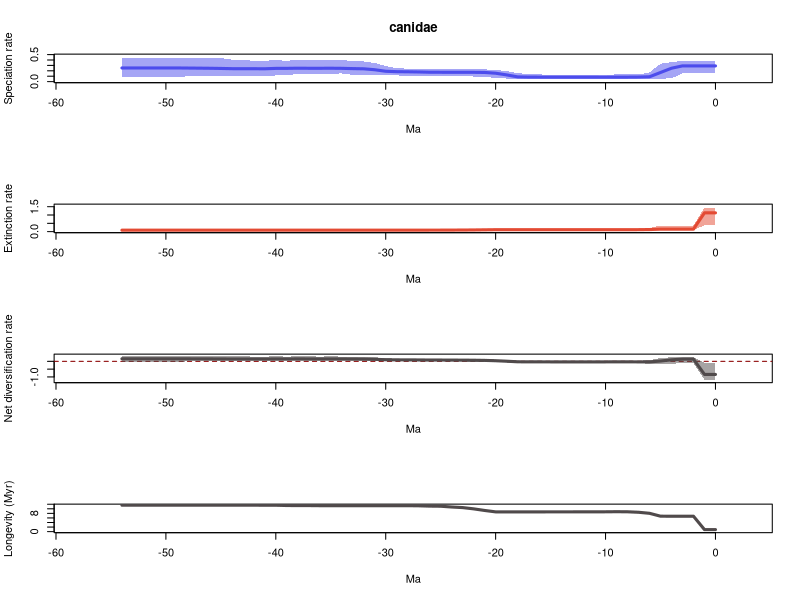

Write R code to recreate this figure.
# 1 files combined:
# 	/home/eeb177-student/Desktop/eeb-177/lab-work/exercise-9/pyrate_mcmc_logs/canidae_occ_1_marginal_rates.log

# 95% HPDs calculated using code from Biopy (https://www.cs.auckland.ac.nz/~yhel002/biopy/)

pdf(file='/home/eeb177-student/Desktop/eeb-177/lab-work/exercise-9/pyrate_mcmc_logs/canidae_occ_1_marginal_rates_RTT.pdf',width=0.6*9, height=16.8)
par(mfrow=c(4,1))
library(scales)
L_hpd_m95=c(0.151519509053, 0.151519509053,0.152187237202,0.152187237202,0.0616279993109,0.054010615154,0.0475500565103,0.0426791001371,0.0508770742818,0.0508770742818,0.0508770742818,0.0508770742818,0.0508770742818,0.0508770742818,0.0508770742818,0.0508770742818,0.0475500565103,0.0475500565103,0.051147404022,0.057591077845,0.0672120908766,0.0889886278969,0.0946851289542,0.0995205910911,0.0995205910911,0.0999629119752,0.104637243446,0.108723492868,0.108723492868,0.114577624077,0.123370932443,0.128290336505,0.120217788525,0.124984567882,0.151036773208,0.147966630754,0.144645387087,0.144645387087,0.144645387087,0.113699367233,0.113699367233,0.109749445071,0.0985307325568,0.0985307325568,0.0985307325568,0.100999959978,0.0985307325568,0.0985307325568,0.0985307325568,0.0848434500104,0.0848434500104,0.0848434500104,0.0848434500104,0.0848434500104,0.0848434500104)
L_hpd_M95=c(0.384958198123, 0.384958198123,0.384958198123,0.384958198123,0.360781688665,0.330128769532,0.170336456664,0.132299274664,0.132299274664,0.131991324705,0.13082285746,0.130167270509,0.130167270509,0.130167270509,0.130167270509,0.13082285746,0.131991324705,0.138847114399,0.156982448987,0.197235558316,0.215489302006,0.22719846505,0.22719846505,0.229500853267,0.22719846505,0.22719846505,0.229500853267,0.240322324597,0.240322324597,0.248013016599,0.28903477998,0.345240702324,0.372744171582,0.372744171582,0.40544838299,0.408223061708,0.408223061708,0.408223061708,0.408223061708,0.382875158733,0.402835387164,0.382875158733,0.382875158733,0.408223061708,0.408223061708,0.435614787984,0.435614787984,0.435614787984,0.44460640878,0.44460640878,0.44460640878,0.44460640878,0.44460640878,0.44460640878,0.44460640878)
M_hpd_m95=c(0.38634220135, 0.38634220135,0.0865751430474,0.0865751430474,0.0865751430474,0.0865751430474,0.0707274850698,0.0607074724656,0.0809872089092,0.0809872089092,0.0809872089092,0.0892133338429,0.0892133338429,0.0892133338429,0.0892133338429,0.0892133338429,0.0892133338429,0.0892133338429,0.0892133338429,0.0892133338429,0.0892133338429,0.0652123538536,0.0597095783168,0.0597095783168,0.0597095783168,0.0597095783168,0.0597095783168,0.0546007324357,0.0546007324357,0.0546007324357,0.0546007324357,0.0546007324357,0.0546007324357,0.0546007324357,0.0546007324357,0.0546007324357,0.0546007324357,0.0510228415693,0.0510228415693,0.0510228415693,0.0510228415693,0.0510228415693,0.0496849470464,0.0496849470464,0.0496849470464,0.0496849470464,0.0496849470464,0.0496849470464,0.0496849470464,0.0496849470464,0.0496849470464,0.0496849470464,0.0496849470464,0.0496849470464,0.0496849470464)
M_hpd_M95=c(1.44691514009, 1.44691514009,0.367455006274,0.367455006274,0.367455006274,0.367455006274,0.211524333509,0.147411026753,0.147411026753,0.145053809948,0.142626203979,0.147411026753,0.147411026753,0.145053809948,0.145053809948,0.145053809948,0.145053809948,0.145053809948,0.145053809948,0.145053809948,0.145053809948,0.138994324462,0.132545432486,0.128302072903,0.126971068052,0.12600932484,0.12600932484,0.123430255682,0.121717165568,0.121717165568,0.121717165568,0.121717165568,0.121717165568,0.121717165568,0.121717165568,0.121717165568,0.121717165568,0.121717165568,0.121717165568,0.126290073361,0.128306430617,0.128306430617,0.128306430617,0.128306430617,0.128306430617,0.128306430617,0.128306430617,0.128306430617,0.128306430617,0.128306430617,0.128306430617,0.128306430617,0.128306430617,0.128306430617,0.128306430617)
R_hpd_m95=c(-1.18253056513, -1.18253056513,-0.127923728372,-0.127923728372,-0.144397198738,-0.147270044815,-0.17164184018,-0.0894399166293,-0.0894399166293,-0.0854801749057,-0.0876773049719,-0.0766364053329,-0.0766364053329,-0.0766364053329,-0.0766364053329,-0.0854801749057,-0.0839888247246,-0.0854801749057,-0.0839888247246,-0.0731906391026,-0.0467005779934,-0.0262010266364,-0.021157788109,-0.00121969953969,0.00820815249478,0.0184348878826,0.0184348878826,0.010188388834,0.0288084470426,0.0288084470426,0.0288084470426,0.0288084470426,0.0424925289998,0.0424925289998,0.0286692201127,0.0424925289998,0.010188388834,0.0286692201127,0.0286692201127,0.010188388834,0.010188388834,0.00718135049076,0.00364046136989,0.00105965723553,0.00105965723553,-0.0041302164439,-0.0041302164439,-0.0041302164439,-0.0041302164439,-0.0236985231118,-0.0236985231118,-0.0236985231118,-0.0236985231118,-0.0236985231118,-0.0236985231118)
R_hpd_M95=c(-0.103490283691, -0.103490283691,0.261366838747,0.261366838747,0.258214975003,0.219924806198,0.0624664269885,0.0492648978665,0.0220793668296,0.0220793668296,0.015586777205,0.0220793668296,0.0220793668296,0.0220793668296,0.0220793668296,0.010188388834,0.0220793668296,0.0271932007048,0.0492648978665,0.0889496695589,0.115950379047,0.141232187509,0.142440969692,0.154084426886,0.15832814132,0.15832814132,0.15832814132,0.158976618772,0.167073077314,0.167073077314,0.208885281331,0.264095888614,0.301056995724,0.301056995724,0.301056995724,0.330484652355,0.301056995724,0.328980078397,0.328980078397,0.301056995724,0.330484652355,0.301056995724,0.301056995724,0.330484652355,0.330484652355,0.332334242596,0.343340005857,0.349860150594,0.360076744841,0.349860150594,0.349860150594,0.349860150594,0.349860150594,0.349860150594,0.349860150594)
L_mean=c(0.29052256176, 0.29052256176,0.291066147121,0.291066147121,0.247743427385,0.168808665878,0.0896571050095,0.0843327532604,0.0828647602027,0.0828300927837,0.0817445900301,0.081908496938,0.0819978656833,0.0819978656833,0.0819978656833,0.0822624794843,0.0829474746379,0.0836552589445,0.087773609967,0.12442845808,0.1555764065,0.169824528822,0.172091609643,0.172303909792,0.172334942662,0.173024043735,0.173591898145,0.178754901307,0.182069396743,0.184020431233,0.191567391497,0.219811219688,0.23697371273,0.240754478225,0.245695754414,0.247578910824,0.246707494325,0.246806293474,0.248174329135,0.245385273816,0.244754597976,0.237761959942,0.238710841301,0.238654357815,0.239591919728,0.243778757778,0.246854291625,0.249004894462,0.250791239421,0.252709827272,0.252572520214,0.252601658333,0.252601658333,0.252601658333,0.252601658333)
M_mean=c(1.13001365534, 1.13001365534,0.148257298009,0.148257298009,0.148257298009,0.14793265026,0.124633646045,0.117941793698,0.11512195656,0.114589679307,0.115189097434,0.115444933092,0.115444933092,0.115547698512,0.115547698512,0.115568045027,0.115608894807,0.115608894807,0.115608894807,0.115608894807,0.115608894807,0.107903080933,0.100294563024,0.0949866636192,0.0927492850714,0.0898936040122,0.0894970797789,0.088407039538,0.0880082881009,0.0880082881009,0.0880082881009,0.0880006025621,0.0880006025621,0.0880006025621,0.0880006025621,0.0880006025621,0.0880006025621,0.0876838232007,0.0876838232007,0.0874417869744,0.0865190359337,0.0865190359337,0.0863325143309,0.0863325143309,0.0863325143309,0.0863325143309,0.0863325143309,0.0863325143309,0.0863325143309,0.0863325143309,0.0863325143309,0.0863325143309,0.0863325143309,0.0863325143309,0.0863325143309)
R_mean=c(-0.839491093584, -0.839491093584,0.142808849112,0.142808849112,0.0994861293761,0.0208760156174,-0.0349765410353,-0.0336090404375,-0.0322571963572,-0.0317595865232,-0.0334445074036,-0.0335364361536,-0.0334470674083,-0.0335498328288,-0.0335498328288,-0.0333055655427,-0.0326614201689,-0.0319536358624,-0.0278352848399,0.00881956327286,0.0399675116929,0.0619214478885,0.0717970466189,0.0773172461731,0.0795856575908,0.0831304397224,0.0840948183661,0.0903478617692,0.0940611086418,0.0960121431323,0.103559103396,0.131810617126,0.148973110168,0.152753875663,0.157695151852,0.159578308262,0.158706891763,0.159122470273,0.160490505934,0.157943486842,0.158235562042,0.151242924008,0.15237832697,0.152321843484,0.153259405397,0.157446243447,0.160521777294,0.162672380131,0.16445872509,0.166377312941,0.166240005883,0.166269144002,0.166269144002,0.166269144002,0.166269144002)
trans=0.5
age=(0:(55-1))* -1
plot(age,age,type = 'n', ylim = c(0, 0.489067049658), xlim = c(-57.75,2.75), ylab = 'Speciation rate', xlab = 'Ma',main='canidae' )
polygon(c(age, rev(age)), c(L_hpd_M95, rev(L_hpd_m95)), col = alpha("#4c4cec",trans), border = NA)
lines(rev(age), rev(L_mean), col = "#4c4cec", lwd=3)
plot(age,age,type = 'n', ylim = c(0, 1.59160665409), xlim = c(-57.75,2.75), ylab = 'Extinction rate', xlab = 'Ma' )
polygon(c(age, rev(age)), c(M_hpd_M95, rev(M_hpd_m95)), col = alpha("#e34a33",trans), border = NA)
lines(rev(age), rev(M_mean), col = "#e34a33", lwd=3)
plot(age,age,type = 'n', ylim = c(-1.30078362164, 0.396084419325), xlim = c(-57.75,2.75), ylab = 'Net diversification rate', xlab = 'Ma' )
abline(h=0,lty=2,col="darkred")
polygon(c(age, rev(age)), c(R_hpd_M95, rev(R_hpd_m95)), col = alpha("#504A4B",trans), border = NA)
lines(rev(age), rev(R_mean), col = "#504A4B", lwd=3)
plot(age,age,type = 'n', ylim = c(0, max(1/M_mean)), xlim = c(-57.75,2.75), ylab = 'Longevity (Myr)', xlab = 'Ma' )
lines(rev(age), rev(1/M_mean), col = "#504A4B", lwd=3)
n <- dev.off()